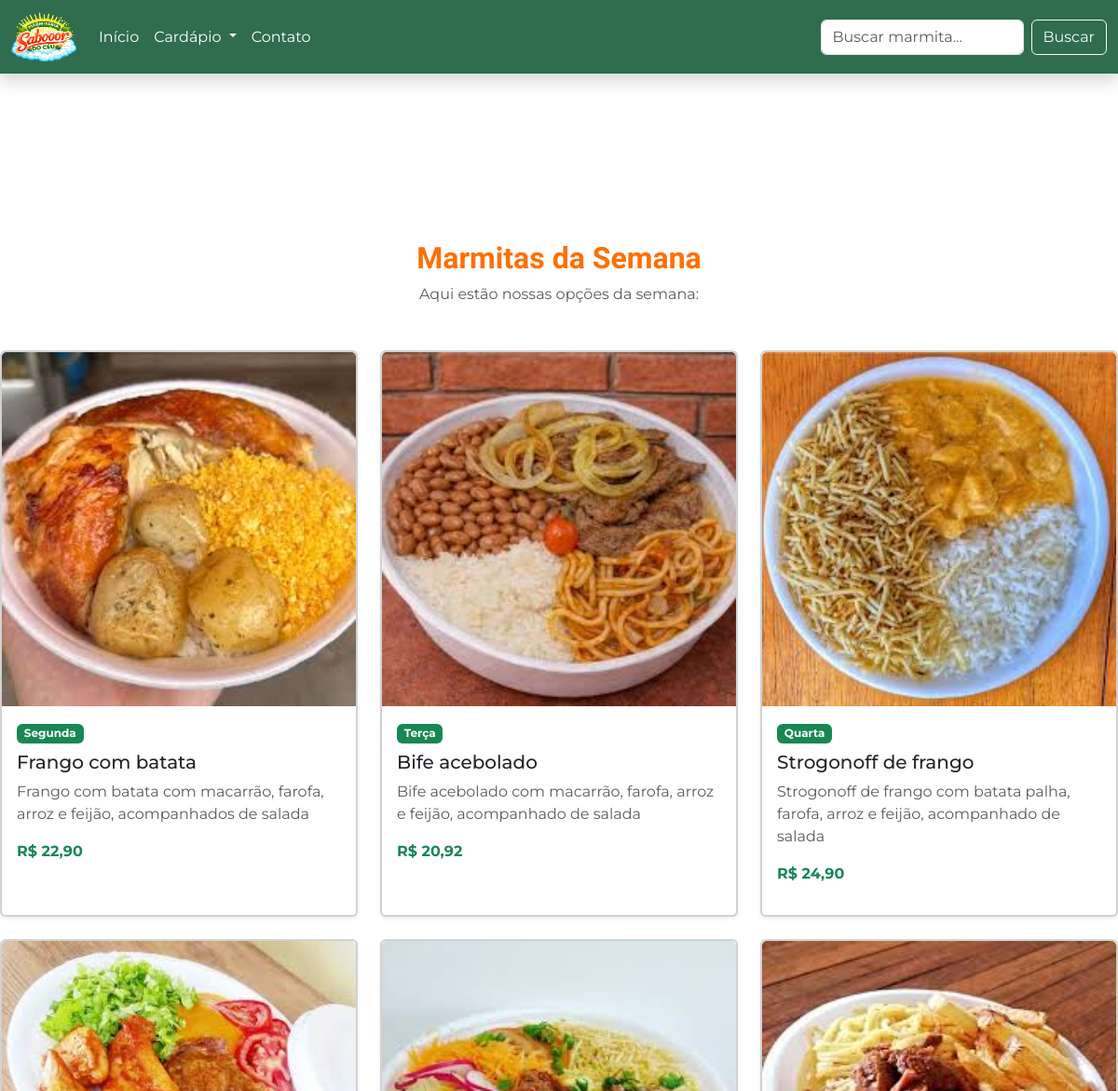
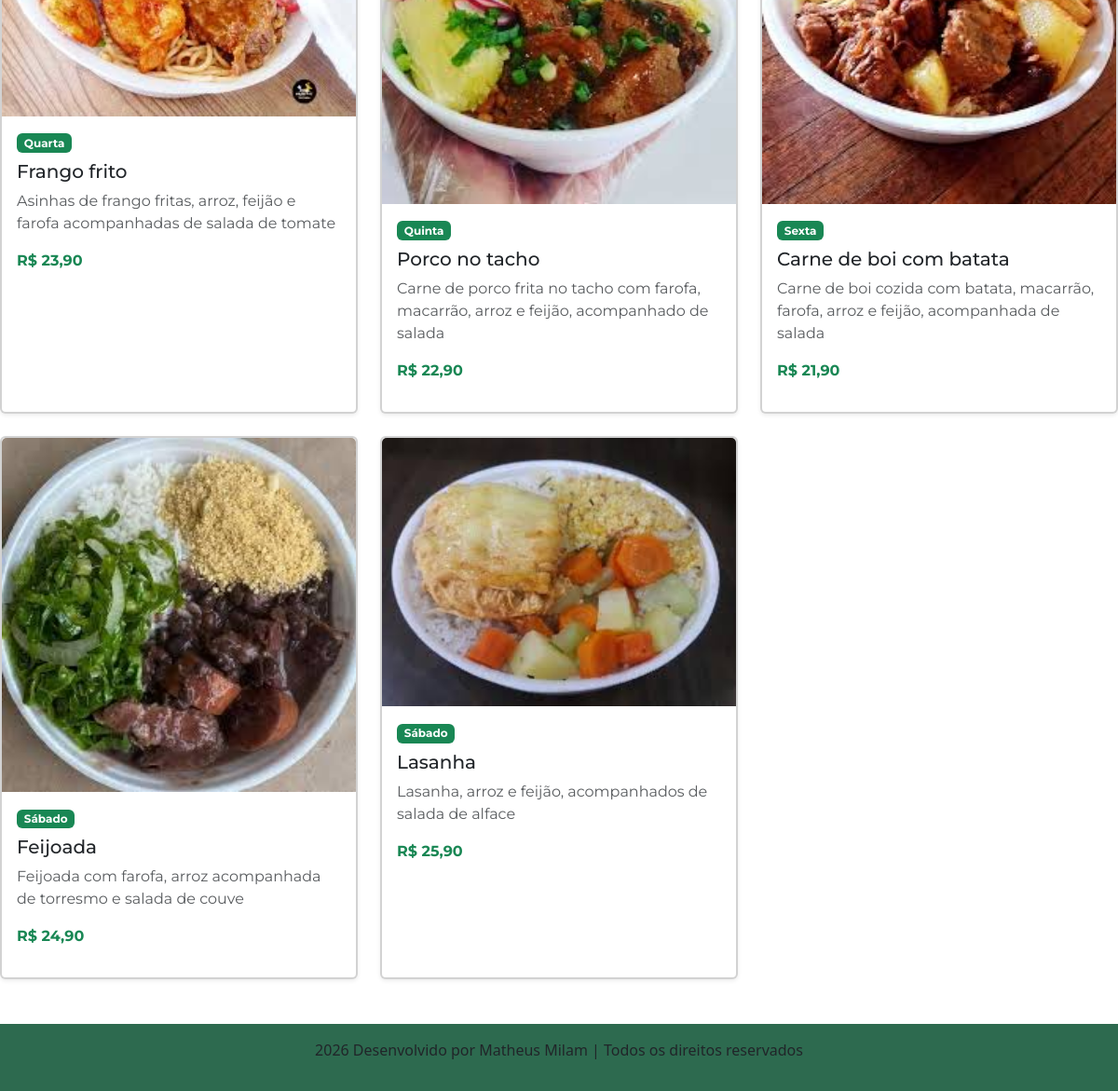
Screenshot of /index.php?pagina=semana with the database file from the repository (2 pictures, top to bottom).
### tables this page shows
CREATE TABLE `diasemana` (
  `id_dia` bigint(20) NOT NULL,
  `nm_dia` varchar(20) NOT NULL
);

CREATE TABLE `marmita` (
  `id_marmita` bigint(20) NOT NULL,
  `nm_marmita` varchar(100) NOT NULL,
  `ds_marmita` varchar(200) DEFAULT NULL,
  `nr_preco` decimal(5,2) DEFAULT NULL,
  `img_marmita` varchar(255) DEFAULT NULL
);

### pages/semana.php (the view)
<?php include("conexao.php"); ?>
<section id="cardapio" class="py-5">
  <div class="container-semana">
    <div class="text-center mb-5">
      <h2 class="fw-bold">Marmitas da Semana</h2>
      <p class="text-muted">Aqui estão nossas opções da semana:</p>
    </div>
    <div class="row g-4">
      <?php
      $sql = "SELECT d.nm_dia, m.nm_marmita, m.ds_marmita, m.nr_preco, m.img_marmita
              FROM dia_marmita dm
              INNER JOIN diasemana d ON d.id_dia = dm.id_dia
              INNER JOIN marmita m ON m.id_marmita = dm.id_marmita
              ORDER BY d.id_dia";
      $stmt = $pdo->prepare($sql);
      $stmt->execute();
      while($marmita = $stmt->fetch(PDO::FETCH_ASSOC)) {
      ?>
      <div class="col-12 col-md-6 col-lg-4">
        <div class="card h-100 shadow-sm border-2">
          <img src="imgs/<?php echo htmlspecialchars($marmita['img_marmita']); ?>" class="card-img-top border-1" alt="Foto da Marmita">
          <div class="card-body">
            <span class="badge bg-success mb-2">
              <?php echo htmlspecialchars($marmita['nm_dia']); ?>
            </span>
            <h5 class="card-title">
              <?php echo htmlspecialchars($marmita['nm_marmita']); ?>
            </h5>
            <p class="card-text text-muted">
              <?php echo htmlspecialchars($marmita['ds_marmita']); ?>
            </p>
            <p class="fw-bold text-success">
              R$ <?php echo number_format($marmita['nr_preco'], 2, ',', '.'); ?>
            </p>
          </div>
        </div>
      </div>
      <?php } ?>
    </div>
  </div>
</section>

### index.php (shortened to what this page needs)
<!DOCTYPE html>
<html lang="pt-br">
<head>
    <link rel="stylesheet" href="css/style.css">
    <link href="https://cdn.jsdelivr.net/npm/bootstrap@5.3.8/dist/css/bootstrap.min.css" rel="stylesheet">
</head>
<body>
        <nav class="navbar navbar-expand-lg border-bottom shadow" style="background-color: #2f6d4e;" data-bs-theme="light">
    <div class="container-fluid">
         <a class="navbar-brand" href="index.php?pagina=home">
            <img src="imgs/logoheadermenor.png" alt="Sabor do Céu" width="70px">
         </a>
      <div class="collapse navbar-collapse" id="navbarSupportedContent">
        <ul class="navbar-nav me-auto mb-2 mb-lg-0">
          <li class="nav-item">
            <a class="nav-link" href="index.php?pagina=home">Início</a>
          </li>
          <li class="nav-item dropdown">
            <a class="nav-link dropdown-toggle" role="button" data-bs-toggle="dropdown">
              Cardápio
            </a>
          </li>
          <li class="nav-item">
            <a class="nav-link" href="index.php?pagina=contato">Contato</a>
          </li>
        </ul>
        <form method="GET" class="d-flex" role="search">
          <input
            type="text"
            name="busca"
            class="form-control me-2"
            placeholder="Buscar marmita..."
            aria-label="Buscar"
          >
          <button class="btn btn-outline-light" type="submit">Buscar</button>
        </form>
      </div>
    </div>
  </nav>
    <main>
        <?php
      $pagina = $_GET["pagina"] ?? "home";
      $pagina = "pages/{$pagina}.php";
  if(file_exists($pagina)) {
      include $pagina;
  }else {
      include "pages/erro.php";
  }
?>
</main>
<footer class=" p-3" style="background-color: #2d6a4f;">
    <p class="text-center"><?=   date('Y') ?> Desenvolvido por Matheus Milam | Todos os direitos reservados</p>
</footer>
</body>
</html>

### css/style.css (style rules this page uses)
body { min-height: 100vh; display: flex; flex-direction: column; margin: 0; overflow-x: hidden; }
main { flex: 1; padding-top: 130px; }
h2 { color: #ff6f00; font-family: "Akt", Arial, Helvetica, sans-serif; }
.navbar { font-family: "Montserrat", sans-serif; position: relative; min-height: 80px; border-bottom: 2px solid #4caf50; }
.navbar a { color: white; }
.nav-item a { color: white; transition: 0.3s; }
.container-semana { padding-top: 0; color: #ff6f00; font-family: "Montserrat", sans-serif; }

### rows the page displays
diasemana: marmita.img_marmita (picture), nm_dia "Segunda", marmita.nm_marmita "Frango com batata", marmita.ds_marmita "Frango com batata com macarrão, farofa, arroz e feijão, acompanhados de salada", marmita.nr_preco "22,90"
diasemana: marmita.img_marmita (picture), nm_dia "Terça", marmita.nm_marmita "Bife acebolado", marmita.ds_marmita "Bife acebolado com macarrão, farofa, arroz e feijão, acompanhado de salada", marmita.nr_preco "20,92"
diasemana: marmita.img_marmita (picture), nm_dia "Quarta", marmita.nm_marmita "Strogonoff de frango", marmita.ds_marmita "Strogonoff de frango com batata palha, farofa, arroz e feijão, acompanhado de salada", marmita.nr_preco "24,90", marmita.nm_marmita "Frango frito", marmita.ds_marmita "Asinhas de frango fritas, arroz, feijão e farofa acompanhadas de salada de tomate", marmita.nr_preco "23,90"
diasemana: marmita.img_marmita (picture), nm_dia "Quinta", marmita.nm_marmita "Porco no tacho", marmita.ds_marmita "Carne de porco frita no tacho com farofa, macarrão, arroz e feijão, acompanhado de salada", marmita.nr_preco "22,90"
diasemana: marmita.img_marmita (picture), nm_dia "Sexta", marmita.nm_marmita "Carne de boi com batata", marmita.ds_marmita "Carne de boi cozida com batata, macarrão, farofa, arroz e feijão, acompanhada de salada", marmita.nr_preco "21,90"
diasemana: marmita.img_marmita (picture), nm_dia "Sábado", marmita.nm_marmita "Feijoada", marmita.ds_marmita "Feijoada com farofa, arroz acompanhada de torresmo e salada de couve", marmita.nr_preco "24,90", marmita.nm_marmita "Lasanha", marmita.ds_marmita "Lasanha, arroz e feijão, acompanhados de salada de alface", marmita.nr_preco "25,90"
